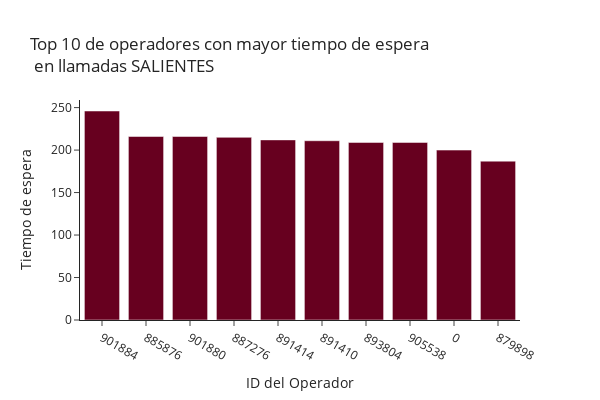

The notebook cell this image was saved under:
### Code cell
waiting_time_by_direccion = df_merged[df_merged['direction'] == 'out']
waiting_time_by_direccion = waiting_time_by_direccion.groupby('operator_id').agg({'waiting_time':'count'})
waiting_time_by_direccion  = waiting_time_by_direccion.sort_values(by= 'waiting_time', ascending=False).head(10)
print(waiting_time_by_direccion)

labels = waiting_time_by_direccion .index.to_list()
labels = [str(x) for x in labels]

fig = px.bar(waiting_time_by_direccion , x=labels, y='waiting_time',
            labels={ 'x':'ID del Operador', 'waiting_time':'Tiempo de espera'},
            title='Top 10 de operadores con mayor tiempo de espera <br> en llamadas SALIENTES',
            color_discrete_sequence=px.colors.sequential.RdBu,
            template='simple_white')

fig.update_layout(width=600, height=400)

plt.tight_layout()
fig.show()

### Figure 1 — Plotly figure (JSON) as saved in the notebook; plotly's stock layout.template omitted (floating-point values rounded to 4 significant figures)
{"data": [{"alignmentgroup": "True", "hovertemplate": "ID del Operador=%{x}<br>Tiempo de espera=%{y}<extra></extra>", "legendgroup": "", "marker": {"color": "rgb(103,0,31)", "pattern": {"shape": ""}}, "name": "", "offsetgroup": "", "orientation": "v", "showlegend": false, "textposition": "auto", "type": "bar", "x": ["901884", "885876", "901880", "887276", "891414", "891410", "893804", "905538", "0", "879898"], "xaxis": "x", "y": [246, 216, 216, 215, 212, 211, 209, 209, 200, 187], "yaxis": "y"}], "layout": {"barmode": "relative", "height": 400, "legend": {"tracegroupgap": 0}, "title": {"text": "Top 10 de operadores con mayor tiempo de espera <br> en llamadas SALIENTES"}, "width": 600, "xaxis": {"anchor": "y", "domain": [0, 1], "title": {"text": "ID del Operador"}}, "yaxis": {"anchor": "x", "domain": [0, 1], "title": {"text": "Tiempo de espera"}}}}
